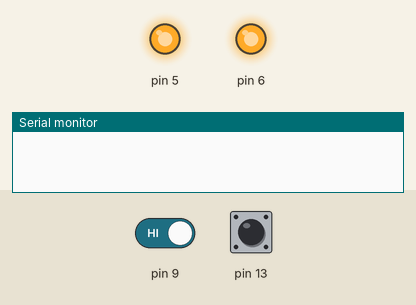
Recording of a sketch running on a simulated Arduino Uno, built with avr-gcc and run on an emulated ATmega328P. Parts: output pins drawn as LEDs (lit = HIGH), the last lines printed to the serial monitor. Dashed ring = blinking. Inputs (shaded band) come from the test bench; at power-on: pin 9 HIGH, pin 13 LOW. The modem is registered and sends nothing unless stated.

Above: at 1.7 s.
1.8 s: pin 9 driven LOW
At 4.1 s:
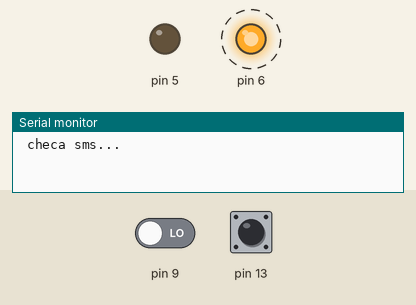
4.4 s: pin 13 driven HIGH
At 7.25 s:
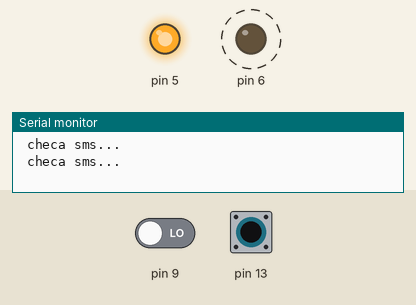
7.4 s: pin 13 driven LOW
At 7.8 s:
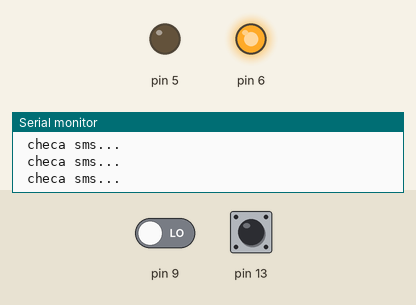
8.9 s: pin 9 driven HIGH
At 10.3 s:
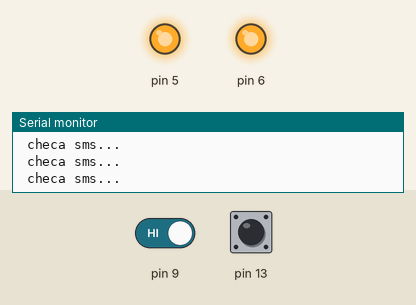
11.9 s: pin 13 pulsed HIGH 2 times (0.12 s each, 0.3 s apart)
Timing chart, 0 to 16.0 s (numbered marks = the images above; inputs shaded):
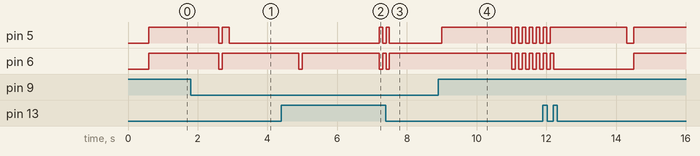

Measured:
- after the input at 1.8 s, pin 6: goes on until 2.7 s, then stays HIGH
- after the input at 4.4 s, pin 5: LOW → HIGH after 2.8 s, → LOW 0.10 s later
- after the input at 7.4 s, pin 5: goes on until 7.5 s, then stays LOW; pin 6: goes on until 7.5 s, then stays HIGH
- after the input at 8.9 s, pin 5: LOW → HIGH after 0.11 s, then repeats every 0.20 s: LOW 0.10 s, HIGH 0.10 s; pin 6: alternates HIGH for 0.10 s and LOW for 0.10 s, starting after 2.1 s

The sketch:

sketch_may09a_-_3.3.ino
```cpp
#include <Sim800l.h>
#include <SoftwareSerial.h>
SoftwareSerial mySerial(10, 11);
Sim800l Sim800l;

int sensoru=13;
int sensor=9;
int i;
int a;
int ln =6;
int lb=5;

char* texto = "ALERTA: Nivel do Rio Baixo!";
char* textom = "ALERTA: Nivel do Rio Medio!";
char* txt = "Nivel do Rio Normal.";
char* txter = "Verifique seu Sistema...Comportamento Anormal!";
char* numero = "02163992407067"; //"02163992498302";
char* stdo;
String sms;

void setup() {
Serial.begin(9600);
pinMode(13,INPUT);
Sim800l.begin();

pinMode(6, OUTPUT);
pinMode(5, OUTPUT);
}

void loop() {
  // aqui as variáveis receberão a leitura  dos pinos de INPUT
 sensoru=digitalRead(13);
 sensor=digitalRead(9);
 sms=Sim800l.readSms(1);
 Serial.println(sms);
  if(sensor==LOW){

    digitalWrite(6, HIGH);
    digitalWrite(5, LOW);

    if(a==1){
   Sim800l.sendSms(numero, txt);
    digitalWrite(6, LOW);
    delay(100);
    digitalWrite(6, HIGH);
    delay(100);
      }
      a=0;
      stdo="Nível do Rio Normal.";
    }
 if ((sensor==HIGH) && (sensoru==LOW)){
  a=1;
    digitalWrite(6, HIGH);
    digitalWrite(5, HIGH);
   Sim800l.sendSms(numero, textom);
   i=0;
   stdo="Nível do Rio Medio.";
    while(i==0){
      sensoru=digitalRead(13);
      sensor=digitalRead(9);
      if(sensoru==HIGH){
        i=1;
        }
      if(sensor==LOW){
        i=1;
        }
    digitalWrite(5, LOW);
    digitalWrite(6, LOW);
    delay(100);
    digitalWrite(6, HIGH);
    digitalWrite(5, HIGH);
    delay(100);

    }
}

 if((sensoru==HIGH) && (sensor==HIGH)){
  a=1;
  stdo="Nível do Rio Baixo.";
    digitalWrite(6, LOW);
    digitalWrite(5, HIGH);
   Sim800l.sendSms(numero, texto);
   Serial.println("SMS Enviado...");

  while(sensoru==1){
    sensoru=digitalRead(13);
    digitalWrite(6, LOW);
    digitalWrite(5, HIGH);
    delay(100);
    digitalWrite(5, LOW);
    delay(100);
    sensoru=digitalRead(13);
    }
}
 if((sensoru==HIGH) && (sensor==LOW)){
   Sim800l.sendSms(numero, txter);
   stdo="O Sistema apresenta comportamento inesperado";
  while(sensoru==1){
    sensoru=digitalRead(13);
    digitalWrite(6, LOW);
    digitalWrite(5, HIGH);
    delay(100);
    digitalWrite(5, LOW);
    digitalWrite(6, HIGH);
    delay(100);
    }
}
Serial.println(" checa sms...");
Serial.println(sms);
if(sms.indexOf("Info") !=-1){
 delay(100);
 Serial.println("sms = info = true");
 Sim800l.sendSms(numero, stdo);
 Serial.print("sms enviado");
  }
Sim800l.delAllSms();

}
```
